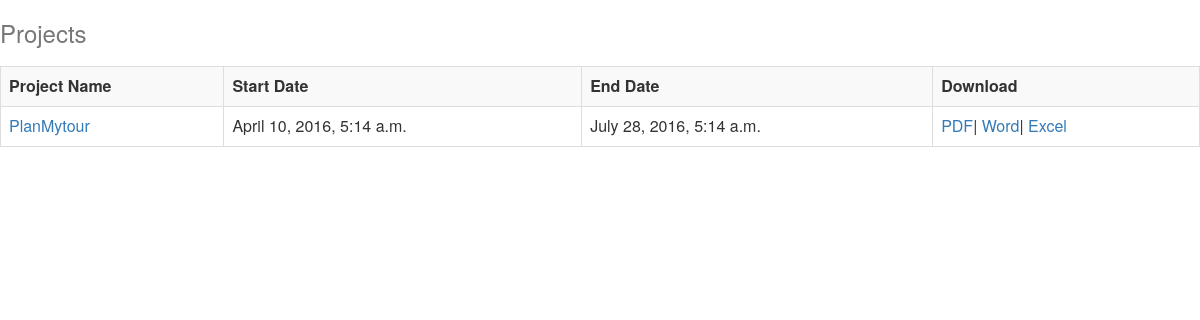
The app's page /, older data.
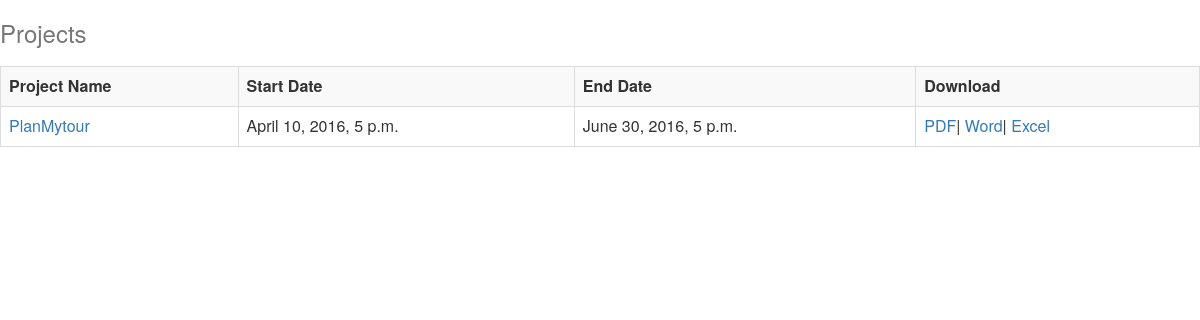
The same page, newer data.
### apps/project/models.py (models this page shows)
class ProjectBase(BaseClass):
    title = models.CharField(max_length=30, null=False, blank=False)
    short_description = models.CharField(
        max_length=300, null=False, blank=False)
    detailed_description = models.TextField(null=False, blank=False)
    start_date = models.DateTimeField(null=False, blank=False)
    end_date = models.DateTimeField(null=False, blank=False)
    class Meta:
        abstract = True

class Project(ProjectBase):
    manager = models.ForeignKey(Staff, null=False, blank=False)
    client_name = models.CharField(max_length=30, null=False, blank=False)
    attachments = models.ManyToManyField('ProjectAttachment')
    createdby = models.ForeignKey(Staff, related_name='project_createdby')
    modifiedby = models.ForeignKey(Staff, related_name='project_modifedby')
    objects = ProjectManager()
    class Meta:
        verbose_name = ('Project')
        verbose_name_plural = ('Projects')
    def __unicode__(self):
        return self.client_name

### apps/project/views.py (the view)
# urls.py: url(r'^$', views.ProjectList.as_view(),
class ProjectList(ListView):
    template_name = 'project/project_list.html'
    projects = Project.objects.all()
    def get(self, request, *args, **kwargs):
        print("self.projects  : ", self.projects)
        return render(request, self.template_name, {'projects': self.projects})

### templates/project/project_list.html (shortened to what this page needs)
<html>
	{% load static %}
	<head>
	    <link href="{% static 'core/css/bootstrap.min.css' %}" rel="stylesheet">
	    <link href="/static/core/css/style.css" rel="stylesheet">
	  </head>
	<body>
		<h3 class="text-muted">
				Projects
		</h3>
		{%if projects%}
		<div class="row">
			<div class="col-md-12">
				<table class="table table-striped table-bordered table-hover dataTable no-foote">
					<tr>
						<th>Project Name</th>
						<th>Start Date</th>
						<th>End Date</th>
						<th>Download</th>
					</tr>
					{% for project in projects %}
						<tr>
							<td><a href="{% url 'project_detail' project.pk %}">{{project.title}}</a></td>
							<td>{{project.start_date}}</td>
							<td>{{project.end_date}}</td>
							<td><a href="{% url 'download_project' project.pk 'pdf' %}">PDF</a>|
								<a href="{% url 'download_project' project.pk 'word' %}">Word</a>|
								<a href="{% url 'download_project' project.pk 'excel' %}">Excel</a>
							</td>
						</tr>
					{% endfor %}
				</table>
			</div>
		</div>
		{% else %}
			No project exist
		{% endif %}
	</body>
</html>

Row changes from the older to the newer data that the page shows:
changed Project "PlanMytour": start_date "April 10, 2016, 5:14 a.m." → "April 10, 2016, 5 p.m."; end_date "July 28, 2016, 5:14 a.m." → "June 30, 2016, 5 p.m."
